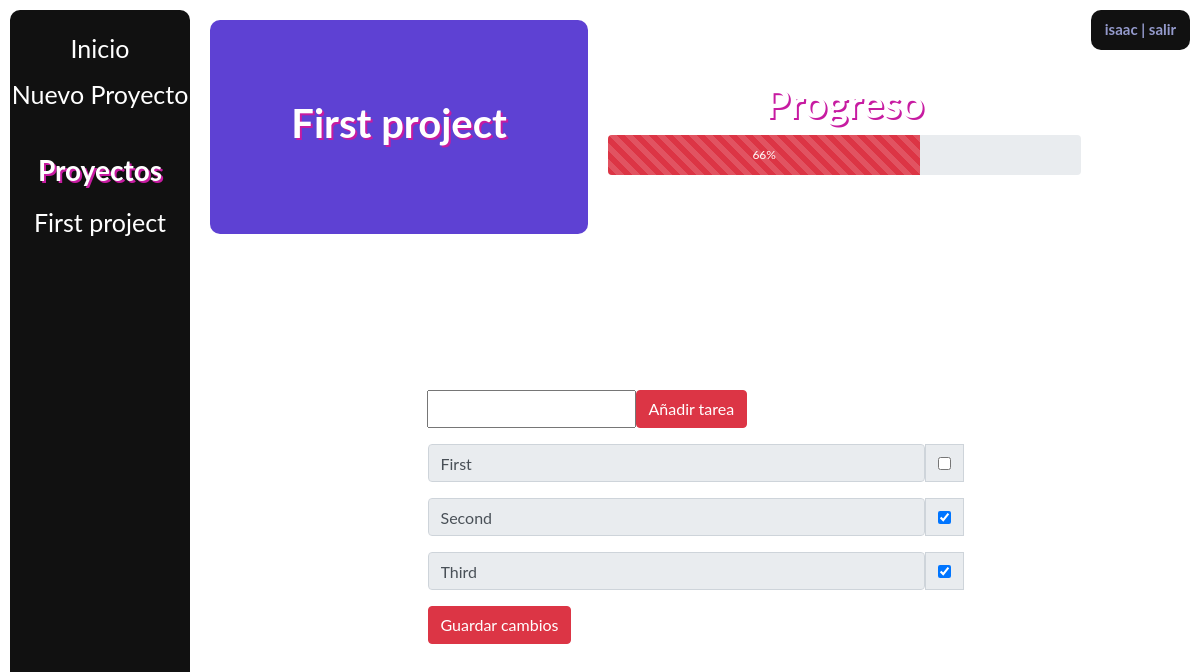
The page /1 (signed in) on the database as committed earlier.
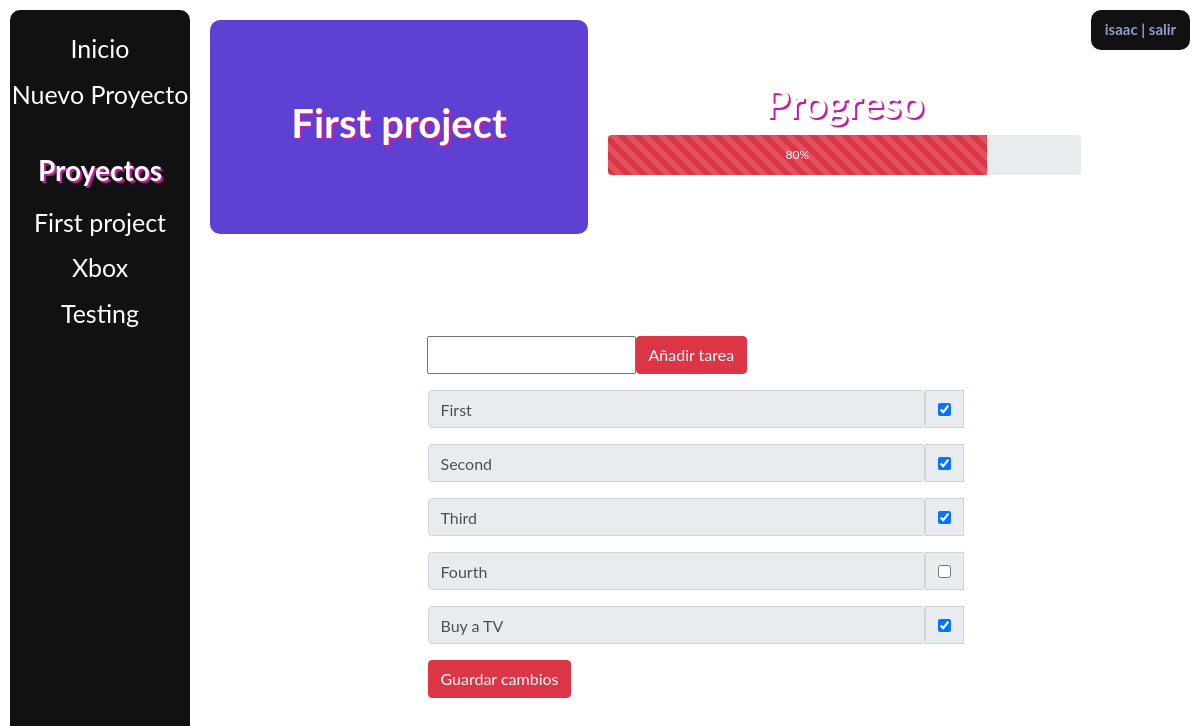
The same page on the database as committed later.
### main/models.py (models this page shows, shortened)
class ToDoList(models.Model):
    user = models.ForeignKey(
        User, on_delete=models.CASCADE, related_name="todolist", null=True)
    name = models.CharField(max_length=200)

class Item(models.Model):
    todolist = models.ForeignKey(ToDoList, on_delete=models.CASCADE)
    text = models.CharField(max_length=300)
    complete = models.BooleanField()

### main/views.py (the view, shortened to what this page needs)
# urls.py: path('<int:id>', views.index, name='index'),
def index(response, id):
    ls = ToDoList.objects.get(id=id)
    if not response.user.is_authenticated:
        return render(response, "main/list.html", {})
    if ls in response.user.todolist.all():
        percent = ls.item_set.count()
        if percent == 0:
            return render(response, "main/list.html", {"ls": ls})
        counter = 0
        for item in ls.item_set.all():
            if item.complete:
                counter += 1
        counter *= 100
        percent = counter//percent
        return render(response, "main/list.html", {"ls": ls, "percent": percent})
    return render(response, "main/view.html", {})

### main/templates/main/list.html (shortened to what this page needs)
{% extends "main/base.html" %}
{% block content %}
    {% if user.is_authenticated %}
        <div class="stats">
        <div class="title-container">
            <h1>{{ls.name}}</h1>
        </div>
        <div class="percent-container">
            <h1>Progreso</h1>
            <div class="progress" style="height:40px">
                <div class="progress-bar progress-bar-striped progress-bar-animated bg-danger"
                style="width:{{percent}}%;height:40px">{{percent}}%</div>
            </div>
        </div>
        {% if user.is_authenticated %}
            <div class="userCard">
                <h6>{{user.username}}<a href="/logout"> | salir</a></h6>
            </div>
        {% endif%}
        </div>
        <div class="container">
            <form id="test" method="POST" action="#">
                <div class="input-group mb-3">
                    <input type="text", name="new_text">
                    <button type="submit", name="new_item", value="new_item", class="btn btn-danger">Añadir tarea</button>
                </div>
                {% for item in ls.item_set.all %}
                <div class="input-group mb-3">
                    <div class="input-group-prepend">
                        <input type="text", value="{{item.text}}" class="form-control" size="50" readonly>
                        <div class="input-group-text">
                            {% if item.complete %}
                                <input type="checkbox", value="clicked", name="c{{item.id}}" checked/>
                            {% else %}
                                <input type="checkbox", value="clicked", name="c{{item.id}}"/>
                            {% endif %}
                        </div>
                    </div>
                </div>
                {% endfor %}
                <button type="submit", name="save", value="save", class="btn btn-danger">Guardar cambios</button>
            </form>
        </div>
        {% else %}
            <p>Para ver el contenido de una lista, inicia sesión <a href="/login">aquí</a></p>
        {% endif %}
{% endblock %}

### main/templates/main/base.html (shortened to what this page needs)
<!doctype html>
<html>
    <head>
        <link rel="stylesheet" href="https://cdn.jsdelivr.net/npm/bootstrap@4.5.3/dist/css/bootstrap.min.css" integrity="
        sha384-TX8t27EcRE3e/ihU7zmQxVncDAy5uIKz4rEkgIXeMed4M0jlfIDPvg6uqKI2xXr2">
</head>
<body>
    <div id="mySidenav" class="sidenav">
        {% if user.is_authenticated %}
        <a href="/">Inicio</a>
        <a href="/create">Nuevo Proyecto</a>
        <h3>Proyectos</h3>
        {% for td in user.todolist.all %}
                <a href="/{{td.id}}">{{td.name}}</a>
            {% endfor %}
        {% else %}
            <a href="/login">Iniciar Sesión</a>
            <a href="/register">Registrarse</a>
        {% endif %}
    </div>
    <div id="main">
        {% block content%}{% endblock %}
    </div>
</body>
</html>

Rows that differ between the two databases and show on the page:
added ToDoList: name "Xbox"
added ToDoList: name "Testing"
changed Item "First": id "☐" → "☑"
added Item: text "Fourth"
added Item: text "Buy a TV"
Other text that changed with them:
{{ percent }}: 66 → 80 (drawn)
{{ percent }}: "66" → "80"
